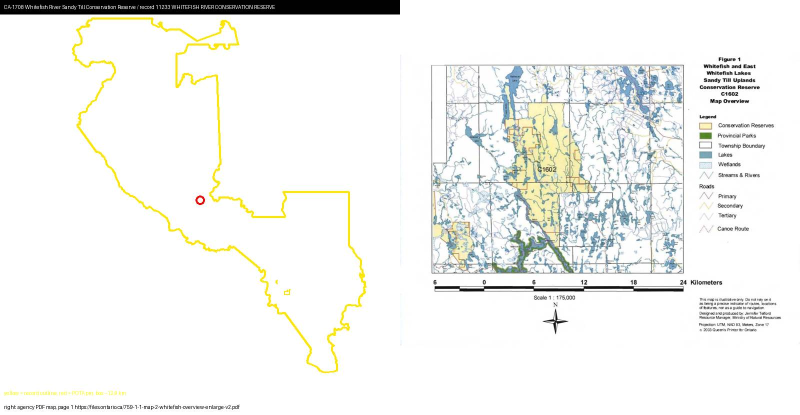
#> input picture map-match/pictures/CA-1708_11233.jpg, 1600 x 830 px (shown at 1/2 size)
$ python -i kpc_trace_marks.py   (imports and definitions only)
#> lines starting #> are read from the running program, lines starting #| are printed output that depends on the picture; after the words box and inside, x2 and y2 are one past the last pixel; in counts of white or black regions, pixels touching at a corner belong together
#!/usr/bin/env python3
"""Picture tracer: picture marks the LSD junction finder misses or is misled by (KPC owner, 2026-11-11). numpy + OpenCV only.

1. band_junctions(): road junctions of roads DRAWN AS BANDS (a white / grey / coloured strip 5 px or wider, the way campground, day-use and
   many park maps draw roads). LSD sees only the two edges of a band; at a junction the edges bend round in a curve and never cross,
   so the junction itself is never found (Johnson Lake CA-6283 and Deer Creek CA-5612 in the Nov 11 run: the junctions found sat on
   icons and labels, not on one road junction). Here a junction is a point inside a band from which 3 or more arms of the same colour
   leave in different directions and go on (checked on two circles and along each arm), the centre of the band crossing.
2. boxes(): axis-aligned rectangles on the picture: legend, title, inset and photo boxes, and the small icon boxes (P, toilet, ...).
   Every crossing of a letter or a symbol in them is a 'junction' with nothing under it on the ground; they used up the 70 junction
   places on campground maps. junction_exclusions() keeps the boxes the park outline does not run through.
3. dark_ring_mask(): a thick BLACK or dark-grey closed boundary line (New Brunswick protected-area maps draw the boundary this way). The
   colour pick skips every grey (text, roads), so such a boundary was never a candidate. Only strokes clearly thicker than text and
   road lines survive (an opening), and the caller (detect_boundary) accepts it only as a closed ring that is not a rectangle, and only
   when no colour gave a boundary at all.
   (A fourth idea, a thin saturated outline over an aerial photo, was tried on the 32 NO LINE maps of the Nov 11 run: it found no
   real boundary and one wrong one, a trail loop, so it was left out.)
Each part has a switch (kpc_trace_limits.DEFAULTS, also --off on the tracer's command line). None of them is a gate: what they find still
has to pass every gate unchanged (3 points, RMS and leave-one-out under 50 m, better than the rotated decoy, line z, pin, size).
  python3 kpc_trace_marks.py --selftest
"""
import math
import sys

import cv2
import numpy as np


def _cluster_masks(img, k=8, seed=0):
    """Colour masks from OpenCV k-means in Lab (a sample of pixels, then every pixel to its nearest centre)."""
    lab = cv2.cvtColor(img, cv2.COLOR_BGR2LAB).astype(np.float32)
    pix = lab.reshape(-1, 3)
    rng = np.random.default_rng(seed)
    idx = rng.choice(len(pix), size=min(40000, len(pix)), replace=False)
    crit = (cv2.TERM_CRITERIA_EPS + cv2.TERM_CRITERIA_MAX_ITER, 30, 0.5)
    cv2.setRNGSeed(seed)
    _c, _l, centers = cv2.kmeans(pix[idx], k, None, crit, 3, cv2.KMEANS_PP_CENTERS)
    d = ((pix[:, None, :] - centers[None, :, :]) ** 2).sum(2)
    labels = d.argmin(1).reshape(img.shape[:2])
    return [(labels == c).astype(np.uint8) for c in range(len(centers))], centers


def _circle(cx, cy, r, n):
    a = np.linspace(0, 2 * np.pi, n, endpoint=False)
    return cx[:, None] + r[:, None] * np.cos(a)[None, :], cy[:, None] + r[:, None] * np.sin(a)[None, :], a


def _runs(v):
    """Cyclic runs of 1 in each row of a 0/1 array: (count, list of (start, length))."""
    out = []
    for row in v:
        if row.all() or not row.any():
            out.append([])
            continue
        k = int(np.argmin(row))                       # start the walk on a 0
        r = np.roll(row, -k)
        runs, i, n = [], 0, len(r)
        while i < n:
            if r[i]:
                j = i
                while j < n and r[j]:
                    j += 1
                runs.append(((i + k) % n, j - i))
                i = j
            else:
                i += 1
        out.append(runs)
    return out


def band_junctions(img, roi=None, k=8, min_hw=2.5, max_hw_frac=0.012, masks=None):
    """Junctions of band-drawn roads. Returns (points (n, 2) in picture px, arms (n,), half widths (n,))."""
    return band_marks(img, roi, k, min_hw, max_hw_frac, masks)[:3]


def band_marks(img, roi=None, k=8, min_hw=2.5, max_hw_frac=0.012, masks=None):
    """Junctions of band-drawn roads AND the bands' middle lines as short segments [x1, y1, x2, y2] (for the line agreement: LSD finds only
    a band's two edges, half a band width away from where the basemap's road line falls). Returns (points, arms, half widths, segs)."""
    h, w = img.shape[:2]
    diag = math.hypot(w, h)
    max_hw = max(min_hw + 1.0, max_hw_frac * diag)
    if masks is None:
        masks, _ = _cluster_masks(img, k)
    pts, arms, hws, ridge = [], [], [], []
    for m in masks:
        if m.mean() > 0.6 or m.mean() < 0.002:        # the page background, or almost nothing
            continue
        m = cv2.morphologyEx(m, cv2.MORPH_OPEN, np.ones((3, 3), np.uint8))
        # bridge thin lines drawn OVER a road band (the park outline, a trail, a leader line): they cut the band's arms apart
        m = cv2.morphologyEx(m, cv2.MORPH_CLOSE, cv2.getStructuringElement(cv2.MORPH_ELLIPSE, (7, 7)))
        dt = cv2.distanceTransform(m, cv2.DIST_L2, 5)
        cand = (dt >= min_hw) & (dt <= max_hw)
        if roi is not None:
            x0, y0, x1, y1 = [int(round(v)) for v in roi]
            box = np.zeros_like(cand)
            box[max(0, y0):max(0, y1), max(0, x0):max(0, x1)] = True
            cand &= box
        # local maxima of the distance (the band's middle line), at most one per 6 x 6 px cell
        mx = cv2.dilate(dt, np.ones((5, 5), np.uint8))
        cand &= dt >= mx - 1e-6
        ys, xs = np.nonzero(cand)
        if len(xs) == 0:
            continue
        cell = (ys // 6) * (w // 6 + 1) + xs // 6
        order = np.lexsort((-dt[ys, xs], cell))
        first = np.r_[True, cell[order][1:] != cell[order][:-1]]
        ys, xs = ys[order][first], xs[order][first]
        r0 = dt[ys, xs].astype(float)
        ok = np.ones(len(xs), bool)
        nar = None
        for f, fmin in ((2.2, 7.0), (3.6, 13.0)):      # two circles: the arms must go on, not stop at a blob edge or a letter
            R = np.maximum(fmin, f * r0)
            cx_, cy_, _a = _circle(xs.astype(float), ys.astype(float), R, 72)
            inside = (cx_ >= 0) & (cx_ < w) & (cy_ >= 0) & (cy_ < h)
            v = np.zeros(cx_.shape, np.uint8)
            v[inside] = m[cy_[inside].astype(int), cx_[inside].astype(int)]
            frac = v.mean(1)
            runs = _runs(v)
            lmin = 2 if nar is None else 1            # an arm: 10 (5 on the outer circle: a narrow site spur) to 150 degrees of the circle
            n_arm = np.array([sum(1 for _s, L in rr if lmin <= L <= 30) for rr in runs])
            if nar is None:                            # the band's middle line: 2 or more arms on the first circle, not inside a blob
                rid = (n_arm >= 2) & (frac < 0.55) & inside.all(1)
                if rid.sum() >= 2:
                    RP = np.c_[xs[rid], ys[rid]].astype(float)
                    for c0 in range(0, len(RP), 1500):           # neighbours on the middle line (cells are 6 px), in chunks
                        d2 = ((RP[c0:c0 + 1500, None, :] - RP[None, :, :]) ** 2).sum(2)
                        aa, bb = np.nonzero(d2 <= 81.0)
                        aa = aa + c0
                        sel_ = bb > aa
                        ridge.extend(np.c_[RP[aa[sel_]], RP[bb[sel_]]].tolist())
            ok &= (n_arm >= 3) & (frac < 0.55) & inside.all(1)
            nar = n_arm if nar is None else np.minimum(nar, n_arm)
        if not ok.any():
            continue
        # each arm must be the band itself running out from the centre (not a separate stroke the circle happens to cut)
        sel = np.nonzero(ok)[0]
        good = []
        for i in sel:
            R = max(13.0, 3.6 * r0[i])
            cx_, cy_, a = _circle(np.array([xs[i]], float), np.array([ys[i]], float), np.array([R]), 72)
            v = m[np.clip(cy_[0].astype(int), 0, h - 1), np.clip(cx_[0].astype(int), 0, w - 1)].astype(np.uint8)[None, :]
            n_conn = 0
            for s, L in _runs(v)[0]:
                if not 1 <= L <= 30:
                    continue
                ang = a[(s + L // 2) % 72]
                t = np.linspace(0.0, R, 14)
                px = np.clip((xs[i] + t * math.cos(ang)).astype(int), 0, w - 1)
                py = np.clip((ys[i] + t * math.sin(ang)).astype(int), 0, h - 1)
                # a road arm: the ray stays in the band, and the band keeps a road's even width along it (its middle is neither a
                # blob opening up, as between letters on a white margin, nor a ragged texture, as in drawn tree cover)
                arm_dt = dt[py[5:], px[5:]]
                if m[py, px].all() and arm_dt.min() >= 0.6 * min_hw and arm_dt.max() <= 1.3 * r0[i] \
                        and arm_dt.max() <= 2.2 * max(arm_dt.min(), 1.0):
                    n_conn += 1
            if n_conn >= 3:
                good.append((i, n_conn))
        for i, n_conn in good:
            pts.append((float(xs[i]), float(ys[i])))
            arms.append(n_conn)
            hws.append(float(r0[i]))
    R = np.array(ridge, float).reshape(-1, 4)
    if not pts:
        return np.zeros((0, 2)), np.zeros(0, int), np.zeros(0), R
    P, A, H = np.array(pts), np.array(arms), np.array(hws)
    # one point per junction: merge detections closer than 2.5 half widths (strongest first)
    order = np.lexsort((-H, -A))
    keep = []
    for o in order:
        if all(math.hypot(*(P[o] - P[j])) > max(6.0, 2.5 * max(H[o], H[j])) for j in keep):
            keep.append(o)
    return P[keep], A[keep], H[keep], R


# [204 lines left out: functions boxes, junction_exclusions, dark_ring_mask, synthetic_campground, synthetic_dark_ring, _near and 1 more, not called in this run]


# [2 lines not run here, left out]

>>> import cv2
>>> picture = cv2.imread('../../../map-match/pictures/CA-1708_11233.jpg')
#> picture is the input picture: shape (830, 1600, 3); mean B, G, R 239.7, 242.9, 242
>>> result = band_junctions(picture)
#> in _cluster_masks, `lab = cv2.cvtColor(img, cv2.COLOR_BGR2LAB).astype(np.float32)`:
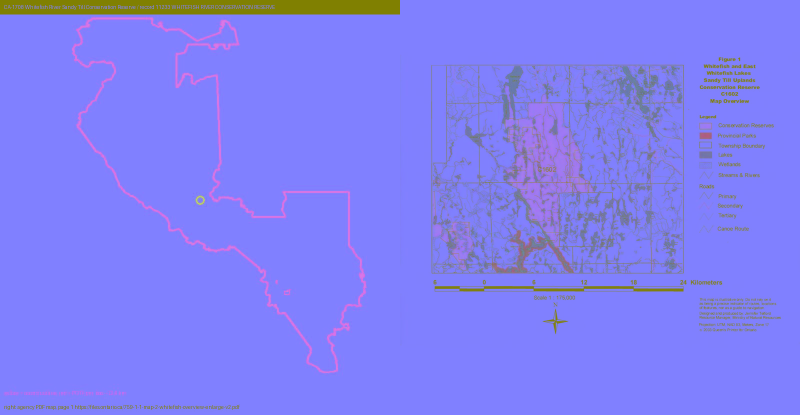
#> lab: shape (830, 1600, 3) float32 (shown at 1/2 size); mean B, G, R 244.2, 127.4, 129.4
#> in _cluster_masks, `_c, _l, centers = cv2.kmeans(pix[idx], k, None, crit, 3, cv2.KMEANS_PP..`: centers = [[254.5, 127.9, 128.1], [113.2, 124.9, 131.2], [5.48, 128, 128], [157.8, 123.2, 121.8], [226.2, 126.2, 127.3], [193.1, 125.1, 128.5], [229.6, 114.9, 207.6], [241.9, 120.4, 156.5]]
#> in _cluster_masks, `labels = d.argmin(1).reshape(img.shape[:2])`:
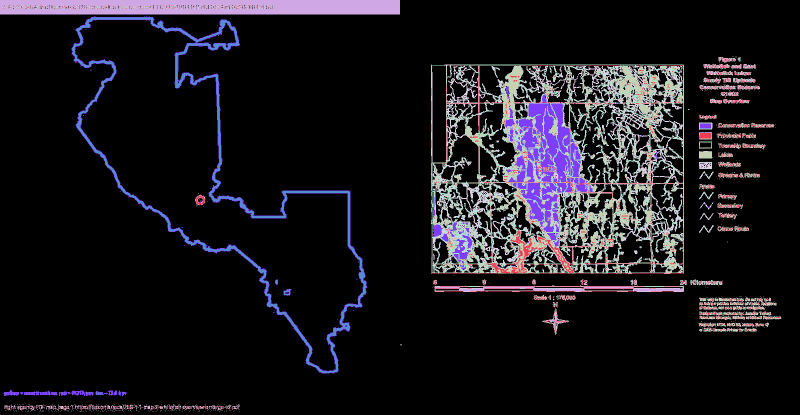
#> labels: shape (830, 1600) int64 (shown at 1/2 size); 8 distinct labels, from 0 to 7; one colour per label, 0 black
#> in band_marks, `masks, _ = _cluster_masks(img, k)`: masks = 8 items
#> the loop in band_marks, `for m in masks:` made 8 passes
#> sel on passes 3, 4, 7, 8: [46], [5, 8, 16, 25, 27, 33, 61, 93, 95, 107, 111], [14], [2, 5, 10, 45]
#> pass 2, in band_marks, `m = cv2.morphologyEx(m, cv2.MORPH_OPEN, np.ones((3, 3), np.uint8))`:
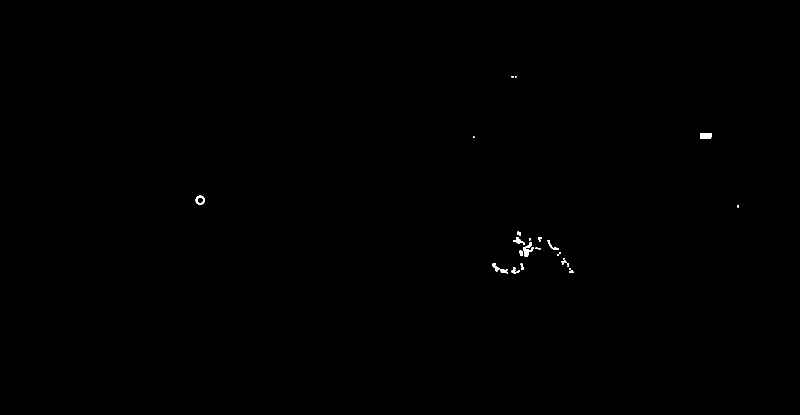
#> m: shape (830, 1600) (shown at 1/2 size); values 0 (black) and 1 (white), 0.13% white; 30 white regions (14 under 20 px), largest, box (x1, y1, x2, y2) and area: (1047, 485, 1068, 513) 266, (1400, 266, 1423, 277) 251, (391, 391, 410, 410) 180
#> pass 2, in band_marks, `cand = (dt >= min_hw) & (dt <= max_hw)`:
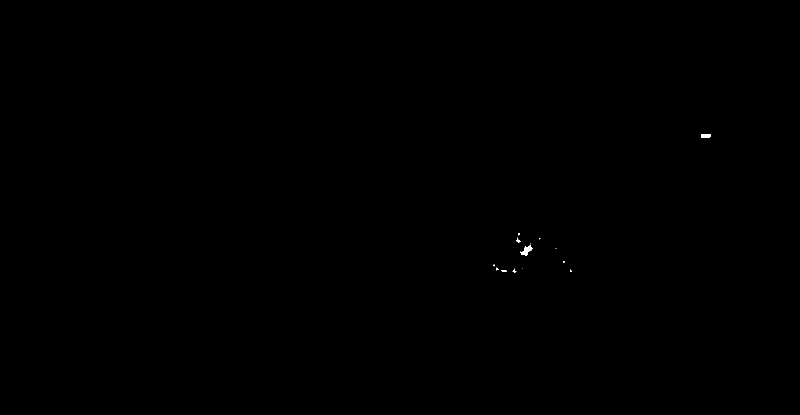
#> cand: shape (830, 1600) bool (shown at 1/2 size); 0.04% white; 15 white regions (10 under 20 px), largest, box (x1, y1, x2, y2) and area: (1041, 489, 1066, 511) 238, (1402, 268, 1421, 275) 132, (1032, 475, 1042, 485) 41, (1002, 540, 1013, 544) 32, (1025, 537, 1033, 545) 25
#> after the loop in band_marks, `for m in masks:`:
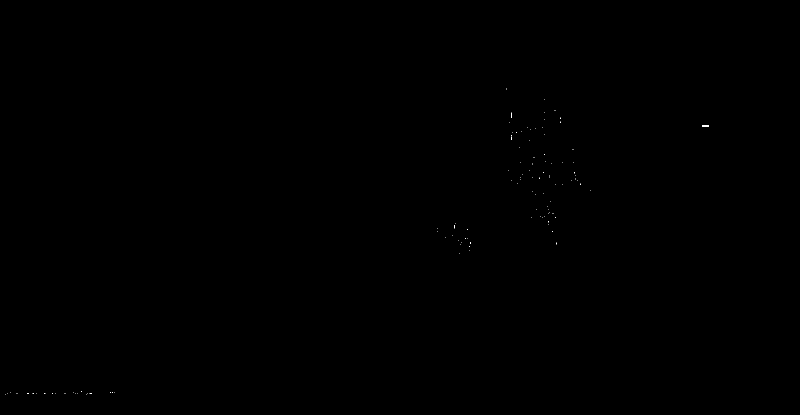
#> cand: shape (830, 1600) bool (shown at 1/2 size); 0.02% white in thin lines or dots, all inside (x1, y1, x2, y2) = (11, 177, 1418, 789)
#> after the loop in band_marks, `for m in masks:`: arms = []; ridge = 180 items, first 6: [1058, 497, 1055, 498], [1055, 498, 1050, 505], [1005, 541, 1008, 542], [444, 23, 450, 23], [450, 23, 456, 23], [921, 579, 924, 579]
#> in band_marks, `R = np.array(ridge, float).reshape(-1, 4)`: R = 180 rows, first 6: [1058, 497, 1055, 498], [1055, 498, 1050, 505], [1005, 541, 1008, 542], [444, 23, 450, 23], [450, 23, 456, 23], [921, 579, 924, 579]
#> result = (empty array, empty array, empty array)

$ run again, on map-match/pictures/CA-6367_768.jpg
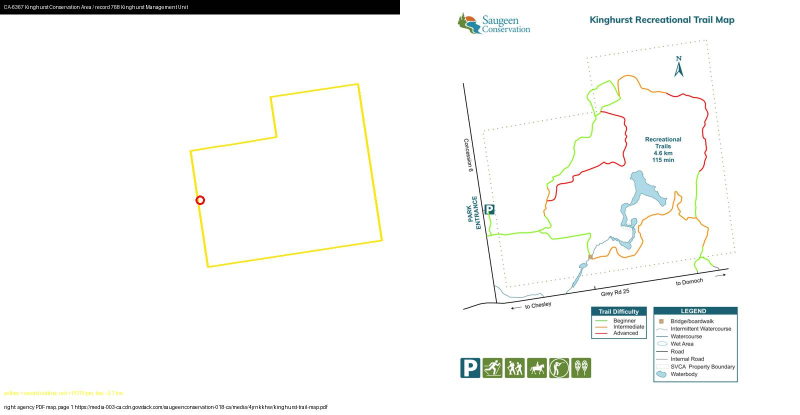
#> input picture map-match/pictures/CA-6367_768.jpg, 1600 x 830 px (shown at 1/2 size)
#> picture is the input picture: shape (830, 1600, 3); mean B, G, R 245.1, 246.9, 246.1
#> in _cluster_masks, `lab = cv2.cvtColor(img, cv2.COLOR_BGR2LAB).astype(np.float32)`:
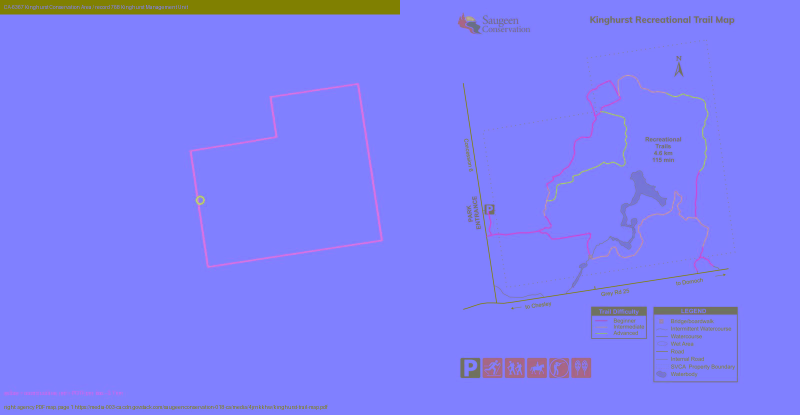
#> lab: shape (830, 1600, 3) float32 (shown at 1/2 size); mean B, G, R 247.9, 127.6, 128.8
#> centers = [[254.7, 127.9, 128.2], [3.45, 128, 128], [134.9, 105.7, 162.3], [229.1, 110.1, 189.6], [94.51, 118.3, 119.9], [158.3, 122.6, 124.9], [140.9, 172.5, 163.3], [214.1, 123.9, 127]]
#> labels: shape (830, 1600) int64; 8 distinct labels, from 0 to 7
#> masks = 8 items
#> the loop in band_marks, `for m in masks:` made 8 passes
#> sel on passes 3, 4, 5, 8: [7, 8, 10, 13, 14, 15, 16, 17, 18, 20, 23, 47, 49, 53, 54], [96], [15, 34], [3]
#> pass 2, in band_marks, `cand = (dt >= min_hw) & (dt <= max_hw)`:
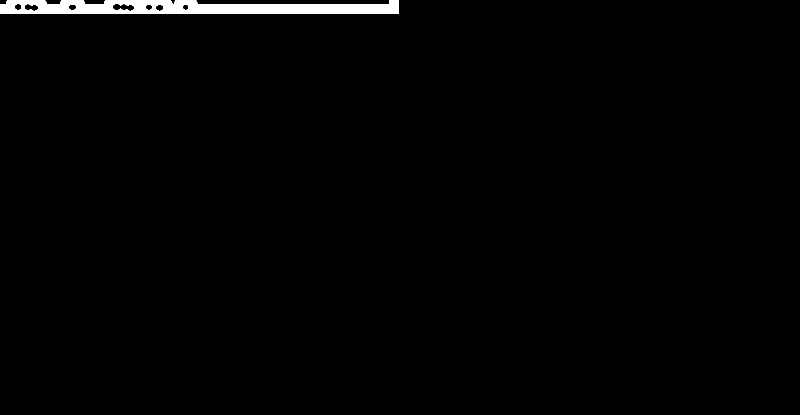
#> cand: shape (830, 1600) bool (shown at 1/2 size); 1.2% white; 1 white region, box (x1, y1, x2, y2) and area: (0, 0, 798, 27) 16513
#> after the loop in band_marks, `for m in masks:`: arms = []; ridge = 124 items, first 6: [986, 719, 986, 720], [1168, 718, 1170, 718], [1168, 718, 1162, 720], [1170, 718, 1162, 720], [1170, 718, 1177, 720], [1032, 722, 1038, 721]
#> R = 124 rows, first 6: [986, 719, 986, 720], [1168, 718, 1170, 718], [1168, 718, 1162, 720], [1170, 718, 1162, 720], [1170, 718, 1177, 720], [1032, 722, 1038, 721]
#> result = (empty array, empty array, empty array)
